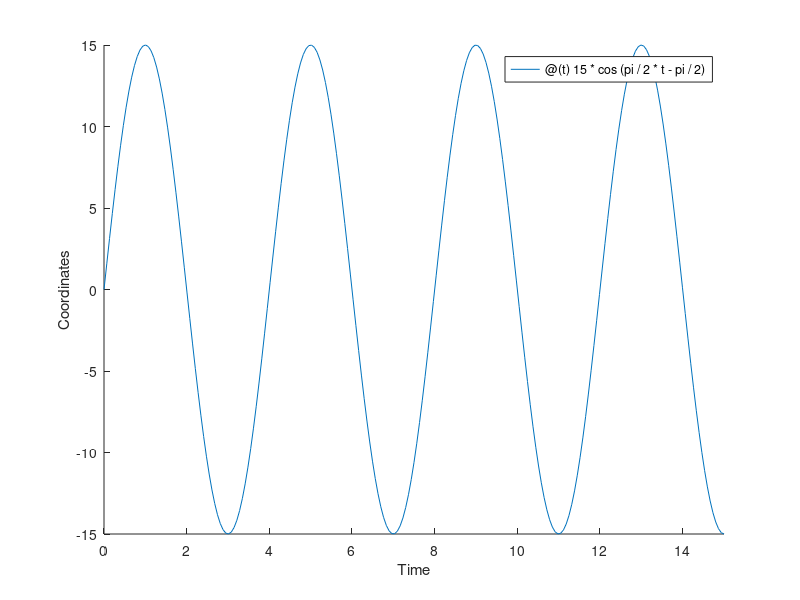

Source code (MATLAB): (Note: this script raises an error after producing the figure.)
%% Buoi_1_BTVN :Do hoa, tim khong diem, cuc tri ham 1 bien
% W : ndt1/duythe.276051@gmail.com
%%%%%%%%%%%%%%%%%%%%%%%%%%%%%%%%%%
%% 1.1 : Ve do thi
% 1.1a x(t) = 15cos(pi/2*t-pi/2) , t=[0 15]
% figure(1) Ve x,v,a bang fplot, dung legend
% figure(2) Ve khong gian pha, nhan xet nang luong dao dong
clc;clear all;close all;
fprintf('\nBai 1.1: Ve do thi x,v,a ham\n\nx = 15cos(pi/2*t-pi/2)\n');
x1 =@(t) 15*cos(pi/2*t - pi/2); d = [0 15];
figure(1); hold on;
fplot(x1,d);
xlabel('Time');
ylabel('Coordinates');
syms x % Find velocity
u = 15*cos(pi/2*x-pi/2);
v = diff(u,1)
a = diff(u,2) % Find acceleration
fplot(v,d);
fplot(a,d);
legend('x=15cos(pi/2*t-pi/2)','Velocity','Acceleration');
%figure(2) Plot phase space
d1 = 0:0.1:15;
x2 = eval(['@(x)',vectorize(u)]);
v1 = eval(['@(x)',vectorize(v)]);
p1 = -1*v1(d1); %(p=m*v, m=1)
x0 = x2(d1);
figure(2);hold on;
plot(x0,p1,'-b');
xlabel('Coordinate');
ylabel('Momentum');
legend('Phase space');
% => Energy is not change so it is harmonic oscillation
% 1.1b
clear all;
figure(3);hold on;
subplot(211);
t = 0:0.1:15;
x = 15.*exp(-0.45.*t).*cos(pi/2.*t - pi/2);
plot(t,x,'-r');
xlabel('Time');ylabel('Coordinates');
clear all;
subplot(212);
ezplot('15.*exp(-0.45.*t).*cos(pi/2.*t - pi/2)',[0 15]);
xlabel('Time');ylabel('Coordinates');hold on;
ylim([-5 10]);
title('Graph of 15.*exp(-0.45.*t).*cos(pi/2.*t - pi/2)');
%%%%%%%%%%%%%%%%%%%%%%%%%%%%%%
%% Bai 1.2 RLC series U=220V, f=50Hz, C = (10^-4/(2pi))F, L=(1/pi)H
% R = x;
clear all;
fprintf('\nBai 1.2: Mach RLC\n');
%1.2a Xac dinh R de Pmax, find Pmax, so sanh Rm voi |Zc-Zl|
U=220;f=50;C=(10^-4/(2*pi));L=(1/pi);w=2*pi*f;
Zl=w*L;Zc=1/(w*C);
P=@(R) U^2.*R./(R.^2+(Zl-Zc)^2)
figure(4);hold on;
ezplot(P,[0 800])
P1=@(R) -U^2.*R./(R.^2+(Zl-Zc)^2);
[x0max P10max]=ginput;
for k=1:length(P10max)
    [xm(k,1) Pm(k,1)]=fminsearch(P1,x0max);
end
fprintf('Cuc dai Pmax = %f tai Rm = %.0f \n ',-Pm,xm);
fprintf('Nhan xet Rm = %.0f = Zl-Zc \n',xm);
%%%%%%%%%%%%%%%%%%%%%%%%%%%%%%%%%%%%%%%%
%1.2b With P<Pmax, exist R1#R2 root, R1.R2=(Zl-Zc)^2. Bang pp Graph
fprintf('\n\nBang phuong phap do thi ta se giai phuong trinh P-P*=0\n')
q1=input('Nhap P* = q < P, P* = ','s');q=str2num(q1);
G=@(R) U^2.*R./(R.^2+(Zl-Zc)^2) - q
figure(5);hold on;
ezplot(G,[0 1500]);
[x0 fx0] = ginput;
fprintf(' Pt P-P*=0 se tro thanh q.R^2 - 220^2.R + q.100^2 = 0 \n');
fprintf(' De thay Delta = 220^4 - 4.q^2.100^2 = %.2f >0 \n',220^4-4*q^2*100^2);
fprintf(' Vay phuong trinh luon co 2 nghiem phan biet\n');
xn=fsolve(G,x0);xn1=100^2/xn;
fprintf('2 nghiem cua pt la : %.4f (Giai bang do thi) va %.4f\n',xn,xn1);
fprintf('Tu day ta thay R1*R2 = 100^2 = (Zl-Zc)^2 (dpcm) ');
%%%%%%%%%%%%%%%%%%%%%%%%%%%%%%%%%%%%%%%%%
%1.2c Lam lai cau 1 co them r=50
fprintf('\n\n\nCuon cam co them r=50\n');r=50;
P=@(R) U^2.*R./((R+r).^2+(Zl-Zc)^2);figure(6);hold on;
ezplot(P,[0 800])
P1=@(R) -U^2.*R./((R+r).^2+(Zl-Zc)^2);
[x0max P10max]=ginput;
for k=1:length(P10max)
    [xm(k,1) Pm(k,1)]=fminsearch(P1,x0max);
end
fprintf('\nCuc dai Pmax = %f tai Rm = %.0f \n ',-Pm,xm);
fprintf('\nNhan xet Rm = %.0f \n',xm);
%%%%%%%%%%%%%%%%%%%%%%%%%%%%%%%%%%%%%%%
%% Bai 1.3
%1.3a Moi lien he dao dong dieu hoa va chuyen dong tron deu
clear all;
fprintf('\nBai 1.3: Lien he dao dong dieu hoa va chuyen dong tron deu: \n');
A = 15;
w = pi/2;
alpha = -pi/2;
t = linspace(0,15,1000);
x = A*cos(w*t+alpha);
d1 = linspace(0,15,1000);
syms e
u = 15*cos(pi/2*e-pi/2)
v = diff(u,1)
x2 = eval(['@(e)',vectorize(u)]);
v1 = eval(['@(e)',vectorize(v)]);
p1 = -1*v1(d1); %(p=m*v, m=1)
x0 = x2(d1);
figure(7);hold on;
h5=plot(x0(1),p1(1),'b.');hold on;
h1=plot(t(1),x(1),'b--',t(1),x(1),'r.');hold on;
h2=plot(0,x(1),'r')
h3=plot([0 t(1)],[x(1) x(1)],'r:');hold off
set(h5(1),'erase','non');
set(h1(1),'erase','non');
set(h1(2),'erase','xor','markersize',30);
set(h2,'erase','xor','markersize',30);
set(h3,'erase','xor');
axis([min(x0) max(x0) min(p1) max(p1)]);
d=0;
for k=2:length(t)
set(h5(1),'xdata',x0(1:k),'ydata',p1(1:k));
set(h1(1),'xdata',t(1:k),'ydata',x(1:k));
set(h1(2),'xdata',t(k),'ydata',x(k));
set(h2,'xdata',0,'ydata',x(k));
set(h3,'xdata',[0 t(k)], 'ydata',[x(k) x(k)]);
pause(0.05)
end
%1.3b
%%%%%%%%% ??????????????? %%%%%%%%%%%%%%
%%%%%%%%%%%%%%%%%%%%%%%%%%%%%%%%%%%
%%%%%%%%%%%%%%%%%%%%%%%%%%%%